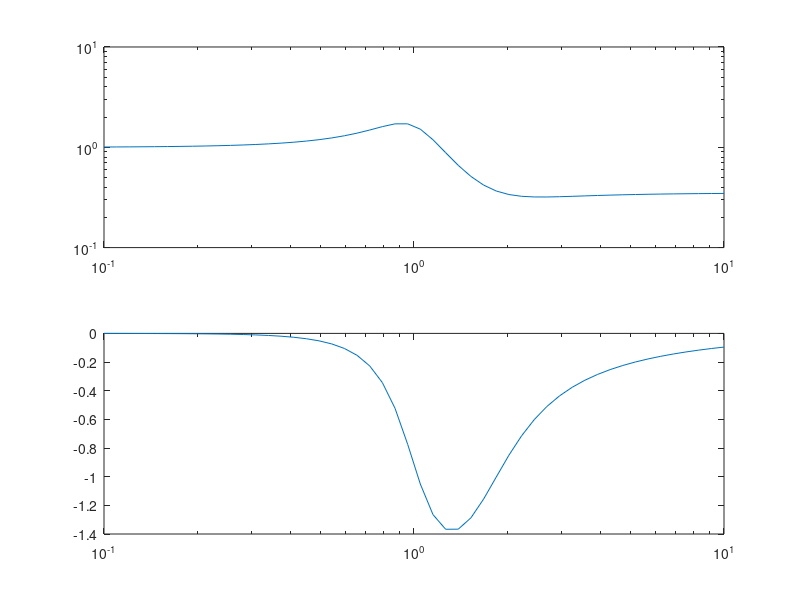

Write MATLAB code to recreate this figure.
a=[1 0.5 1];
b=[0.35 0.5 1];
w=logspace(-1,1);
h=freqs(b,a,w);
mag=abs(h);
phase=angle(h);

subplot(2,1,1);
loglog(w,mag)

subplot(2,1,2);
semilogx(w,phase)

